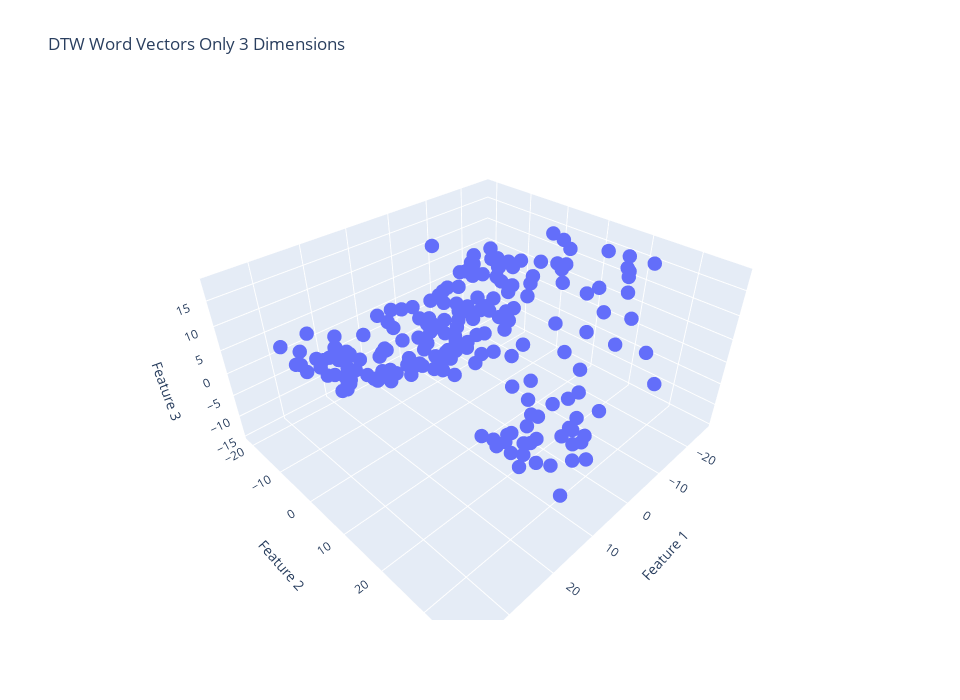
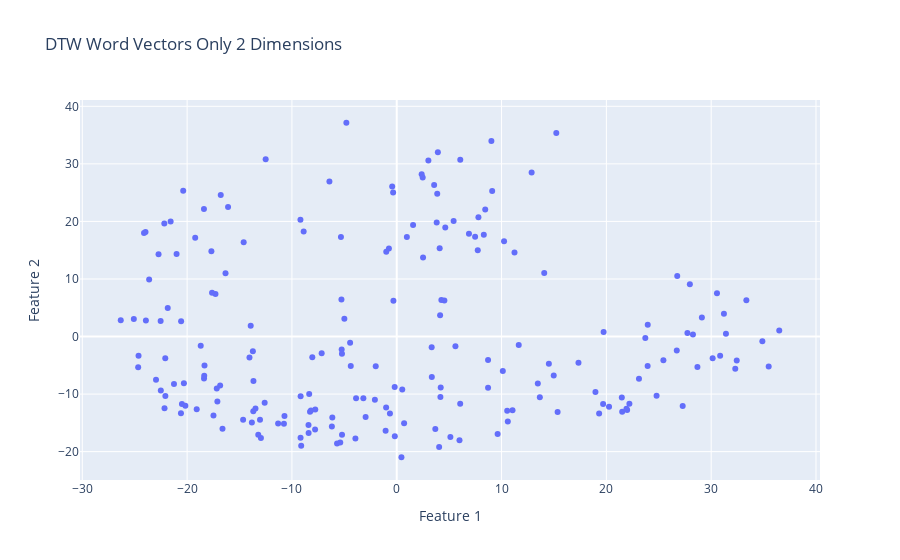

Notebook source saved alongside these figures, in order:
### Markdown cell above
## MFCC then DTW

### Code cell
dtw_matrix = np.array(dtw_matrix)
dim_red = PCA(n_components=3)
dim_red.fit(dtw_matrix)
print("The explained variance by each PCA component  is ", dim_red.explained_variance_ratio_)
first_components_idxs = np.argsort(np.abs(dim_red.components_[0]))[::-1]
second_components_idxs = np.argsort(np.abs(dim_red.components_[1]))[::-1]
third_components_idxs = np.argsort(np.abs(dim_red.components_[2]))[::-1]

print("The 1st PCA component expressed as a linear combination of the original features (columns): ")
print(dim_red.components_[0][first_components_idxs[0]], " of component ", first_components_idxs[0])
print(dim_red.components_[0][first_components_idxs[1]], " of component ", first_components_idxs[1])
print(dim_red.components_[0][first_components_idxs[2]], " of component ", first_components_idxs[2])

print("The 2nd PCA component expressed as a linear combination of the original features (columns): ")
print(dim_red.components_[1][second_components_idxs[0]], " of component ", second_components_idxs[0])
print(dim_red.components_[1][second_components_idxs[1]], " of component ", second_components_idxs[1])
print(dim_red.components_[1][second_components_idxs[2]], " of component ", second_components_idxs[2])

print("The 3rd PCA component expressed as a linear combination of the original features (columns): ")
print(dim_red.components_[2][third_components_idxs[0]], " of component ", third_components_idxs[0])
print(dim_red.components_[2][third_components_idxs[1]], " of component ", third_components_idxs[1])
print(dim_red.components_[2][third_components_idxs[2]], " of component ", third_components_idxs[2])

threeD_vectors_dtw = dim_red.transform(dtw_matrix)
visualize_3d(threeD_vectors_dtw, "DTW Word Vectors Only 3 Dimensions")
twoD_vectors_dtw = threeD_vectors_dtw[:, 0:2]
visualize_2d(twoD_vectors_dtw, "DTW Word Vectors Only 2 Dimensions")

# If you experience the error "Mime type rendering requires nbformat>=4.2.0 but it is not installed"
# Type the following in the terminal: "pip install --upgrade nbformat"
# Then, restart the kernal and re-runn the cells

### Figure 1 — Plotly figure (JSON) as saved in the notebook; plotly's stock layout.template omitted (floating-point values rounded to 4 significant figures; data arrays with more than 128 entries replaced by an {"elided": "..."} marker saying what was removed)
{"data": [{"hovertemplate": "Feature 1=%{x}<br>Feature 2=%{y}<br>Feature 3=%{z}<extra></extra>", "legendgroup": "", "marker": {"color": "#636efa", "size": 5, "symbol": "circle"}, "mode": "markers", "name": "", "scene": "scene", "showlegend": false, "type": "scatter3d", "x": {"elided": "197 float values"}, "y": {"elided": "197 float values"}, "z": {"elided": "197 float values"}}], "layout": {"height": 700, "legend": {"tracegroupgap": 0}, "scene": {"domain": {"x": [0, 1], "y": [0, 1]}, "xaxis": {"title": {"text": "Feature 1"}}, "yaxis": {"title": {"text": "Feature 2"}}, "zaxis": {"title": {"text": "Feature 3"}}}, "title": {"text": "DTW Word Vectors Only 3 Dimensions"}, "width": 960}}

### Figure 2 — Plotly figure (JSON) as saved in the notebook; plotly's stock layout.template omitted (floating-point values rounded to 4 significant figures; data arrays with more than 128 entries replaced by an {"elided": "..."} marker saying what was removed)
{"data": [{"hovertemplate": "Feature 1=%{x}<br>Feature 2=%{y}<extra></extra>", "legendgroup": "", "marker": {"color": "#636efa", "symbol": "circle"}, "mode": "markers", "name": "", "orientation": "v", "showlegend": false, "type": "scatter", "x": {"elided": "197 float values"}, "xaxis": "x", "y": {"elided": "197 float values"}, "yaxis": "y"}], "layout": {"legend": {"tracegroupgap": 0}, "title": {"text": "DTW Word Vectors Only 2 Dimensions"}, "xaxis": {"anchor": "y", "domain": [0, 1], "title": {"text": "Feature 1"}}, "yaxis": {"anchor": "x", "domain": [0, 1], "title": {"text": "Feature 2"}}}}
